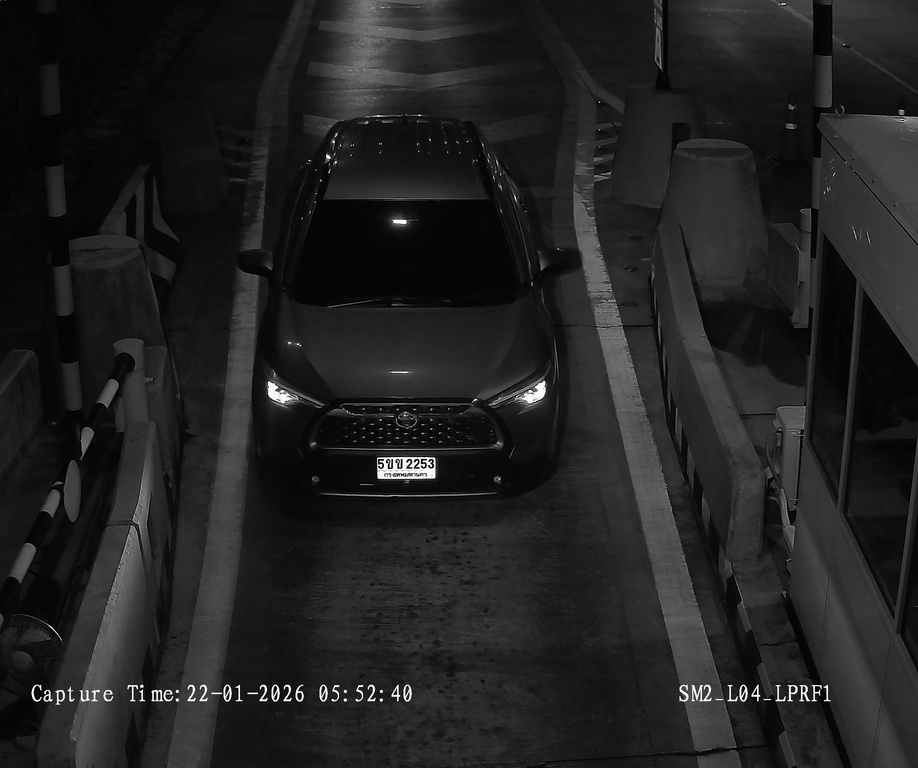
#> input picture storage/original/80a01bf300a0474ab1519ac6b58c56cd.jpg, 918 x 768 px, shrunk from 2448 x 2048 before the run; its folder holds only this picture in this run
$ python -i deglare.py   (imports and definitions only)
#> lines starting #> are read from the running program, lines starting #| are printed output that depends on the picture; after the words box and inside, x2 and y2 are one past the last pixel; in counts of white or black regions, pixels touching at a corner belong together
#> further down, picture is the input picture: shape (768, 918, 3); min 0, max 255, mean 33.3
"""
deglare.py — Headlight Deglare Preprocessing for ALPR
======================================================

ปัญหา: ไฟหน้ารถตอนกลางคืนทำให้เกิด glare/flare ที่บังป้าย
       YOLO detect ไม่เจอเพราะ plate region ถูก wash out

วิธีแก้: Preprocessing ก่อนส่ง YOLO
1. Detect saturated regions (headlights)
2. Apply local tone mapping เฉพาะ plate region
3. Enhance contrast ใน plate zone

ทำงานบน GPU worker (process_capture task)
ใช้ OpenCV + numpy (ไม่ต้อง deep learning เพิ่ม)

ENV:
  DEGLARE_ENABLED=true
  DEGLARE_SATURATION_THRESHOLD=240
  DEGLARE_CLAHE_CLIP=3.0
  DEGLARE_CLAHE_GRID=8
"""
import logging
import os
from typing import Optional, Tuple

import cv2
import numpy as np

log = logging.getLogger(__name__)


class HeadlightDeglare:
    """
    Preprocessor ที่ลด headlight glare เพื่อช่วยให้ YOLO detect ป้ายได้

    Usage:
        deglare = HeadlightDeglare()
        processed = deglare.process(frame)
        # ส่ง processed ไป YOLO detect
    """

    def __init__(self):
        self.enabled = os.getenv("DEGLARE_ENABLED", "true").lower() == "true"
        self.sat_threshold = int(os.getenv("DEGLARE_SATURATION_THRESHOLD", "240"))
        self.clahe_clip = float(os.getenv("DEGLARE_CLAHE_CLIP", "3.0"))
        self.clahe_grid = int(os.getenv("DEGLARE_CLAHE_GRID", "8"))

        # Create CLAHE (Contrast Limited Adaptive Histogram Equalization)
        self._clahe = cv2.createCLAHE(
            clipLimit=self.clahe_clip,
            tileGridSize=(self.clahe_grid, self.clahe_grid),
        )

        log.info(
            "HeadlightDeglare: enabled=%s threshold=%d clahe_clip=%.1f",
            self.enabled, self.sat_threshold, self.clahe_clip,
        )

    def process(self, frame: np.ndarray) -> np.ndarray:
        """
        ลด headlight glare ใน frame

        Args:
            frame: BGR image (H, W, 3)

        Returns:
            Processed BGR image (same size)
        """
        if not self.enabled:
            return frame

        h, w = frame.shape[:2]
#> h = 768; w = 918

        # Step 1: Detect glare level
        glare_pct = self._detect_glare(frame)
#> in _detect_glare, `saturated = (gray > self.sat_threshold).mean() * 100`: saturated = 0.251
#> glare_pct = 0.251
        if glare_pct < 0.1:
            # No significant glare → skip processing
            return frame

        log.debug("Deglare: %.1f%% saturated pixels detected", glare_pct)

        # Step 2: Convert to LAB for better processing
        lab = cv2.cvtColor(frame, cv2.COLOR_BGR2LAB)
#> lab: shape (768, 918, 3); mean of channels 0, 1, 2 33, 128, 128
        l_channel, a_channel, b_channel = cv2.split(lab)
#> a_channel: shape (768, 918); every value is 128

        # Step 3: Apply CLAHE to L channel (lightness)
        l_enhanced = self._clahe.apply(l_channel)

        # Step 4: Tone-map the overexposed areas
        # Create mask of overexposed regions
        overexposed_mask = cv2.cvtColor(frame, cv2.COLOR_BGR2GRAY) > self.sat_threshold
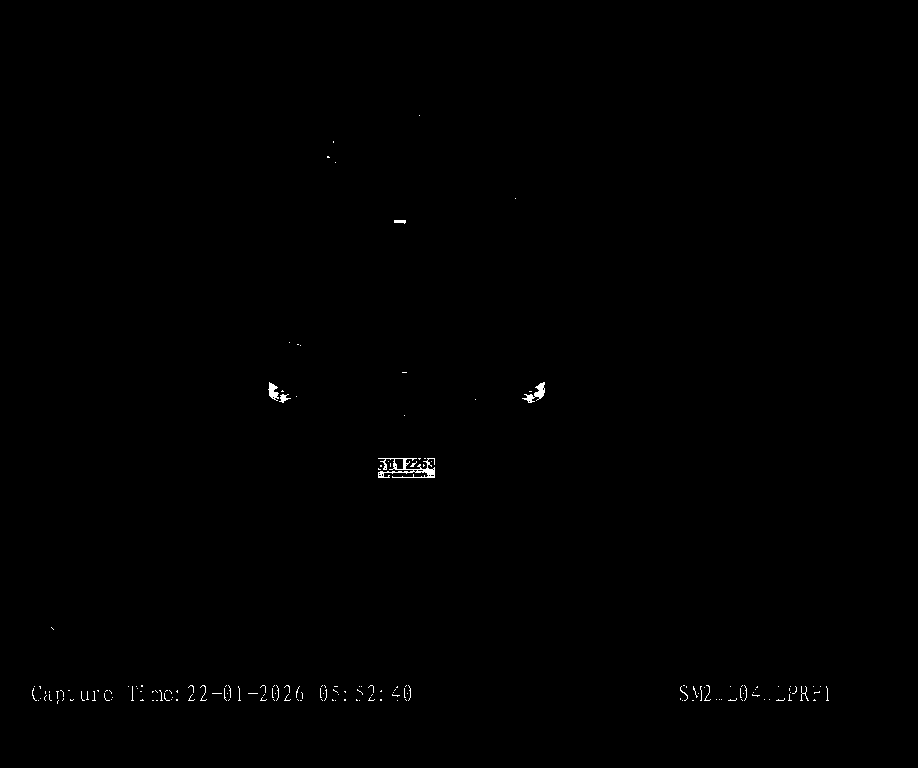
#> overexposed_mask: shape (768, 918) bool; 0.25% white in thin lines or dots, all inside (x1, y1, x2, y2) = (32, 115, 829, 704)

        if overexposed_mask.any():
            # Dilate the mask to cover surrounding bloom/flare
            kernel = cv2.getStructuringElement(cv2.MORPH_ELLIPSE, (21, 21))
            glare_region = cv2.dilate(overexposed_mask.astype(np.uint8), kernel, iterations=2)
#> glare_region: shape (768, 918); values 0 (black) and 1 (white), 8% white; 14 white regions, largest, box (x1, y1, x2, y2) and area: (12, 665, 431, 724) 21532, (660, 665, 849, 721) 9670, (358, 438, 455, 498) 5425

            # In glare regions, reduce L channel more aggressively
            l_corrected = l_enhanced.copy()
            l_corrected[glare_region > 0] = np.clip(
                l_corrected[glare_region > 0].astype(np.float32) * 0.6,
                0, 255
            ).astype(np.uint8)
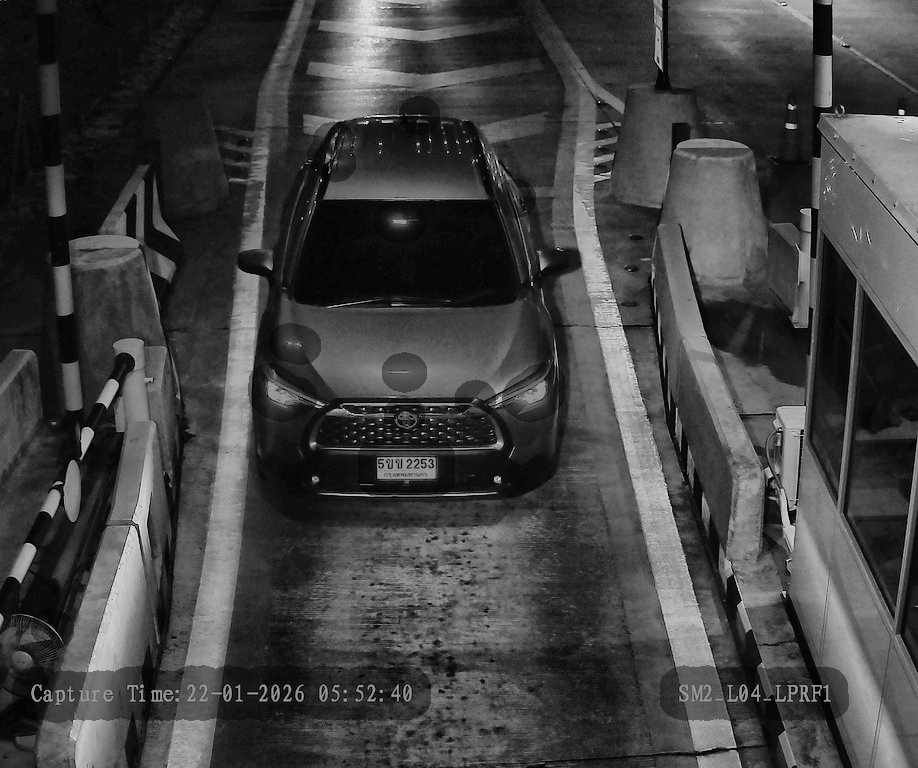
#> l_corrected: shape (768, 918); min 0, max 244, mean 65.6

            l_enhanced = l_corrected

        # Step 5: Focus enhancement on plate region (bottom-center)
        plate_y1 = int(h * 0.65)
#> plate_y1 = 499
        plate_y2 = int(h * 0.98)
#> plate_y2 = 752
        plate_x1 = int(w * 0.20)
#> plate_x1 = 183
        plate_x2 = int(w * 0.80)
#> plate_x2 = 734

        # Extra CLAHE pass on plate region only (more aggressive)
        clahe_plate = cv2.createCLAHE(clipLimit=4.0, tileGridSize=(4, 4))
        plate_l = l_enhanced[plate_y1:plate_y2, plate_x1:plate_x2]
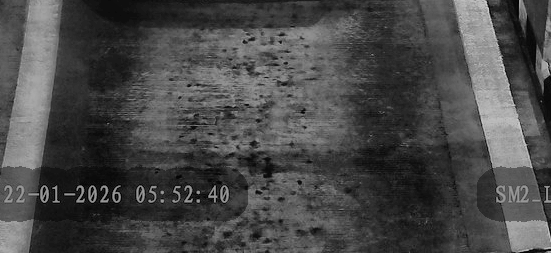
#> plate_l: shape (253, 551); min 0, max 209, mean 72.4
        plate_l_enhanced = clahe_plate.apply(plate_l)
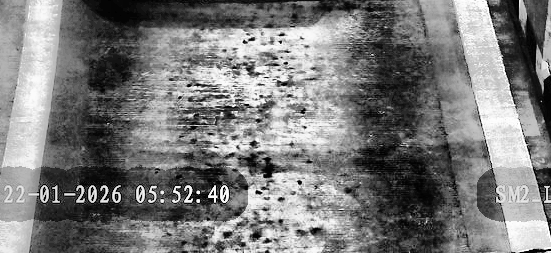
#> plate_l_enhanced: shape (253, 551); min 0, max 255, mean 122.3
        l_enhanced[plate_y1:plate_y2, plate_x1:plate_x2] = plate_l_enhanced
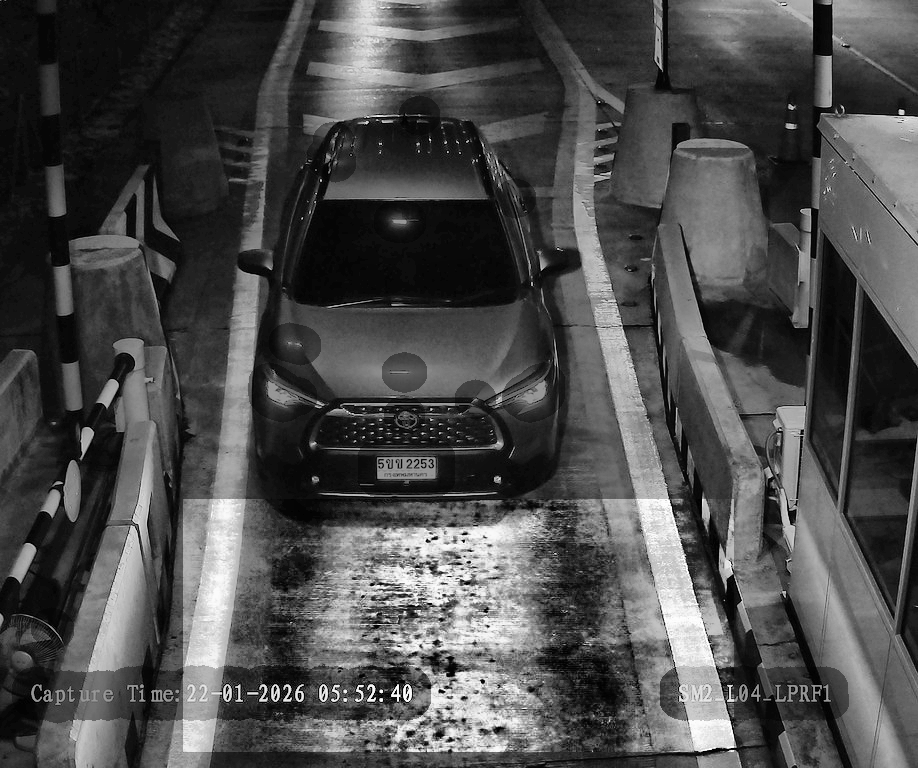
#> l_enhanced: shape (768, 918); 19.64% of pixels changed, all inside (x1, y1, x2, y2) = (183, 499, 734, 752)

        # Step 6: Merge back
        enhanced_lab = cv2.merge([l_enhanced, a_channel, b_channel])
#> enhanced_lab: shape (768, 918, 3); mean of channels 0, 1, 2 75.5, 128, 128
        result = cv2.cvtColor(enhanced_lab, cv2.COLOR_LAB2BGR)

        # Step 7: Sharpen plate region slightly
        plate_region = result[plate_y1:plate_y2, plate_x1:plate_x2]
        sharp_kernel = np.array([
            [0, -0.5, 0],
            [-0.5, 3, -0.5],
            [0, -0.5, 0],
        ])
        plate_sharpened = cv2.filter2D(plate_region, -1, sharp_kernel)
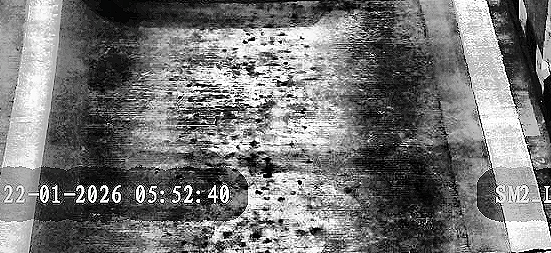
#> plate_sharpened: shape (253, 551, 3); mean B, G, R 117.8, 117.8, 117.8
        result[plate_y1:plate_y2, plate_x1:plate_x2] = np.clip(plate_sharpened, 0, 255)
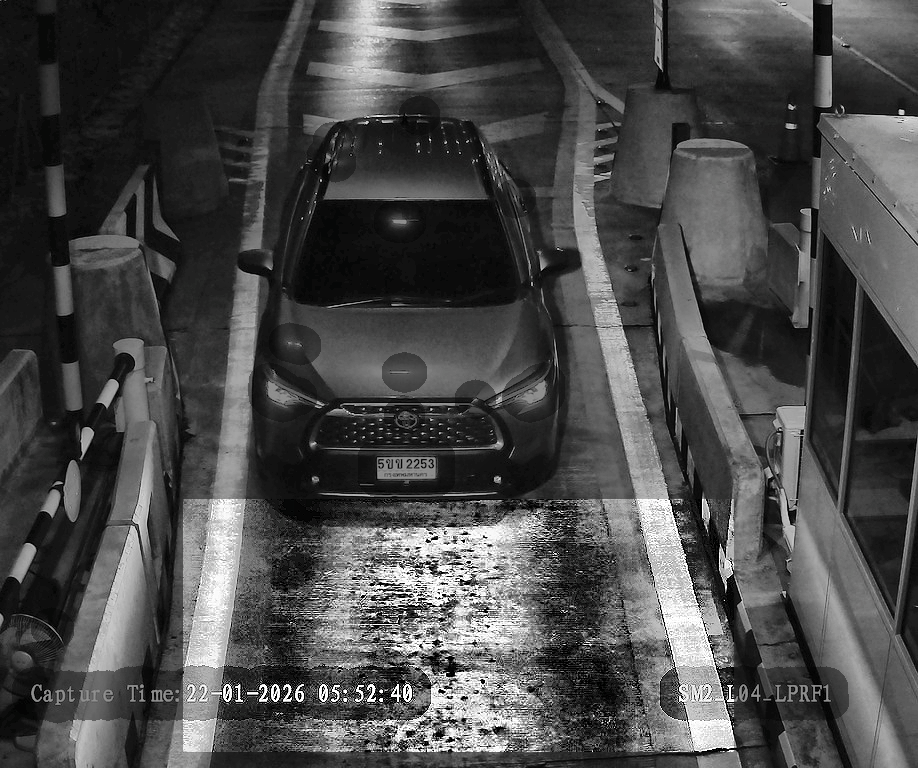
#> result: shape (768, 918, 3); mean B, G, R 72.6, 72.6, 72.6

        return result

    def _detect_glare(self, frame: np.ndarray) -> float:
        """ตรวจ % ของ pixel ที่ saturated"""
        gray = cv2.cvtColor(frame, cv2.COLOR_BGR2GRAY)
        saturated = (gray > self.sat_threshold).mean() * 100
        return saturated

    def process_for_detection(
        self, frame: np.ndarray
    ) -> Tuple[np.ndarray, Optional[np.ndarray]]:
        """
        ส่งคืนทั้ง processed frame และ original
        เพื่อให้ YOLO ลอง detect ทั้ง 2 แบบ

        Returns:
            (processed_frame, original_frame_if_different)
        """
        processed = self.process(frame)

        # Check if processing actually changed anything
        if np.array_equal(processed, frame):
            return frame, None

        return processed, frame


# Self-test
# [27 lines not run here, left out]

>>> import cv2
>>> picture = cv2.imread('../../../storage/original/80a01bf300a0474ab1519ac6b58c56cd.jpg')
>>> result = HeadlightDeglare().process(picture)

$ run again, on storage/original/f95c1078e6e941a7a6be96fe7cbd5af3.jpg
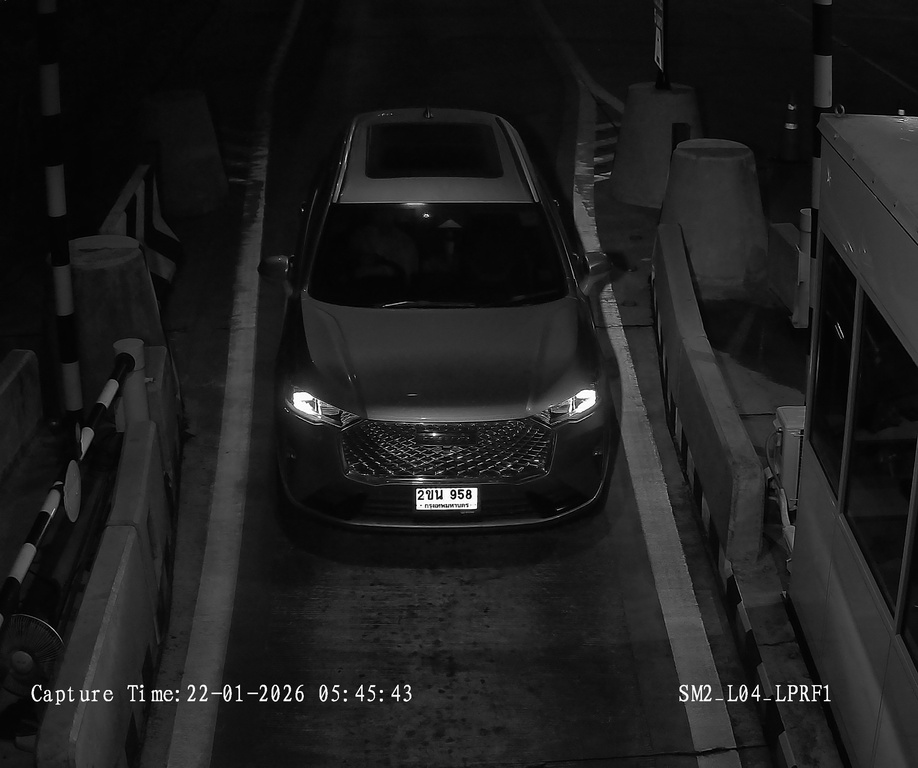
#> input picture storage/original/f95c1078e6e941a7a6be96fe7cbd5af3.jpg, 918 x 768 px, shrunk from 2448 x 2048 before the run
#> picture is the input picture: shape (768, 918, 3); min 0, max 255, mean 29.8
#> saturated = 0.295
#> lab: shape (768, 918, 3); mean of channels 0, 1, 2 29.1, 128, 128
#> a_channel: shape (768, 918); every value is 128
#> in process, `overexposed_mask = cv2.cvtColor(frame, cv2.COLOR_BGR2GRAY) > self.sat_..`:
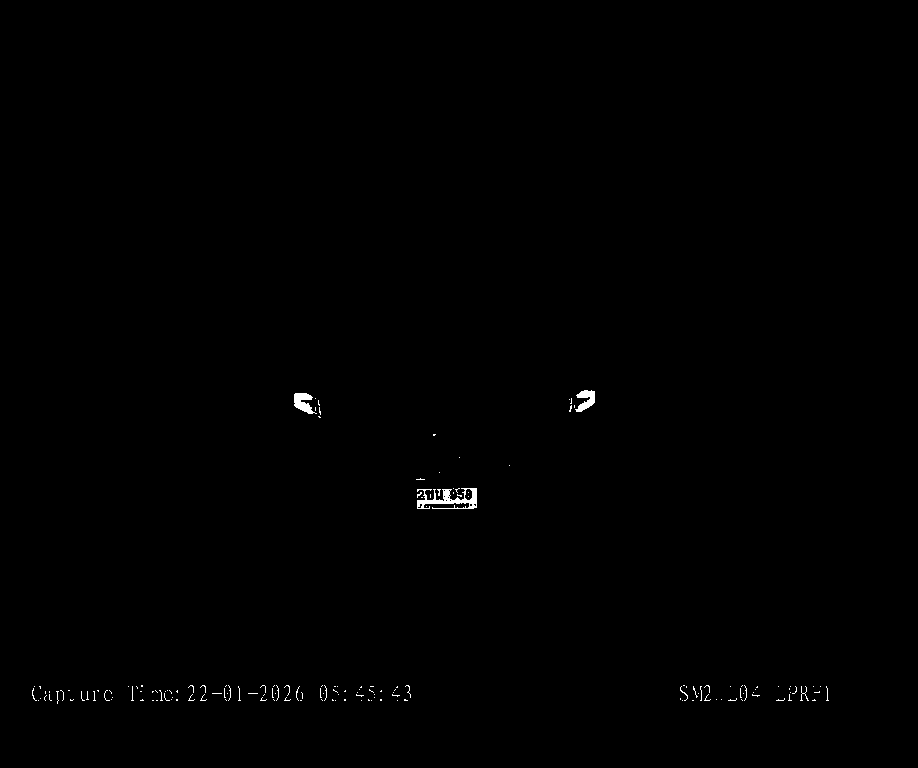
#> overexposed_mask: shape (768, 918) bool; 0.3% white; 163 white regions (158 under 20 px), largest, box (x1, y1, x2, y2) and area: (417, 488, 477, 509) 591, (294, 393, 317, 414) 276, (575, 390, 595, 412) 253, (800, 686, 809, 701) 35, (680, 686, 688, 701) 23
#> glare_region: shape (768, 918); values 0 (black) and 1 (white), 6.8% white; 5 white regions, box (x1, y1, x2, y2) and area: (12, 665, 431, 724) 21483, (396, 414, 530, 529) 9784, (660, 665, 849, 721) 9643, (274, 373, 341, 438) 3412, (549, 370, 615, 432) 3286
#> l_corrected: shape (768, 918); min 0, max 248, mean 59.5
#> enhanced_lab: shape (768, 918, 3); mean of channels 0, 1, 2 69.8, 128, 128
#> in process, `result[plate_y1:plate_y2, plate_x1:plate_x2] = np.clip(plate_sharpened..`:
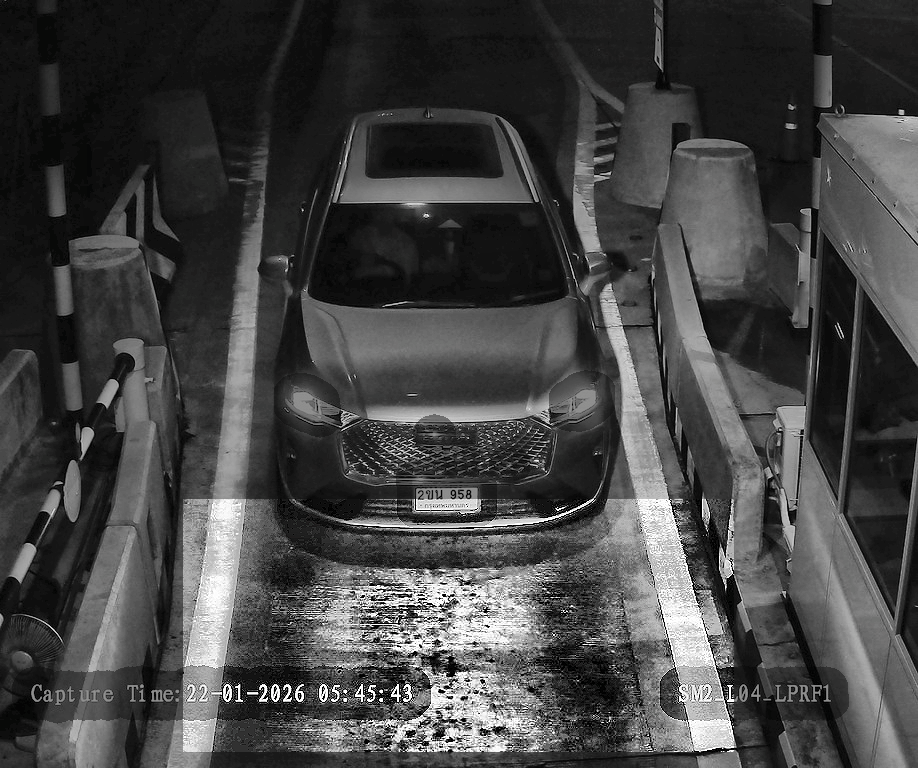
#> result: shape (768, 918, 3); mean B, G, R 67.5, 67.6, 67.5
